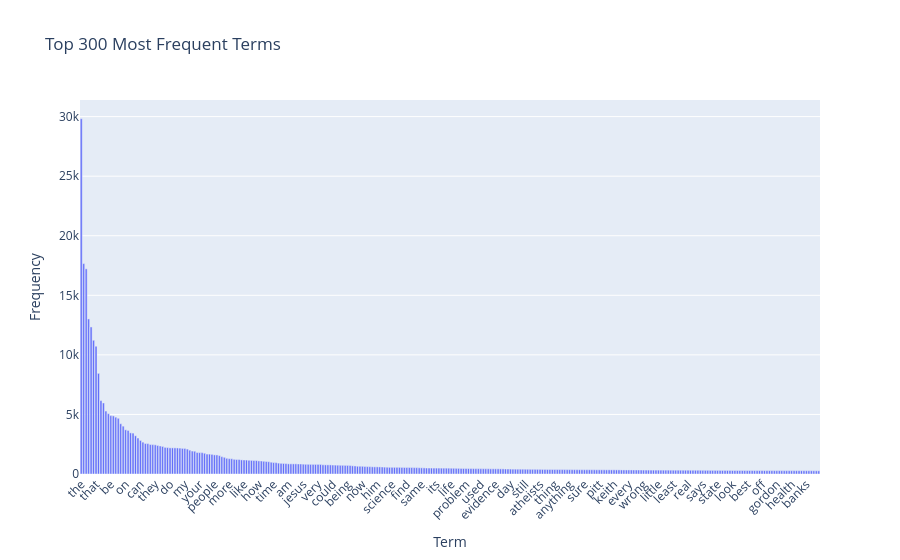

Notebook cell for this chart:
### Markdown cell above
### >>> **Exercise 13 (take home):** 
The chart above only contains 300 vocabulary in the documents, and it's already computationally intensive to both compute and visualize. Can you efficiently reduce the number of terms you want to visualize as an exercise.

### Code cell
# Exercise 13 (take home)
import numpy as np
import pandas as pd
import plotly.express as px


N = 300

sorted_idx = np.argsort(term_frequencies)[::-1][:N]
terms = count_vect.get_feature_names_out()[sorted_idx]
freqs = term_frequencies[sorted_idx]

# set up DataFrame
df = pd.DataFrame({"term": terms, "frequency": freqs})


fig = px.bar(
    df,
    x="term",
    y="frequency",
    title=f"Top {N} Most Frequent Terms",
    labels={"term": "Term", "frequency": "Frequency"}
)


fig.update_layout(xaxis_tickangle=-45)

fig.show()

print(f"""I would efficiently reduce the visualization by selecting only the top-{N} most frequent terms, 
which cuts computation and makes the chart clearer and easier to interpret.""")

### Figure 1 — Plotly figure (JSON) as saved in the notebook; plotly's stock layout.template omitted (floating-point values rounded to 4 significant figures; data arrays with more than 128 entries replaced by an {"elided": "..."} marker saying what was removed)
{"data": [{"hovertemplate": "Term=%{x}<br>Frequency=%{y}<extra></extra>", "legendgroup": "", "marker": {"color": "#636efa", "pattern": {"shape": ""}}, "name": "", "orientation": "v", "showlegend": false, "textposition": "auto", "type": "bar", "x": {"elided": "300 str values"}, "xaxis": "x", "y": {"elided": "300 int values"}, "yaxis": "y"}], "layout": {"barmode": "relative", "legend": {"tracegroupgap": 0}, "title": {"text": "Top 300 Most Frequent Terms"}, "xaxis": {"anchor": "y", "domain": [0, 1], "tickangle": -45, "title": {"text": "Term"}}, "yaxis": {"anchor": "x", "domain": [0, 1], "title": {"text": "Frequency"}}}}
